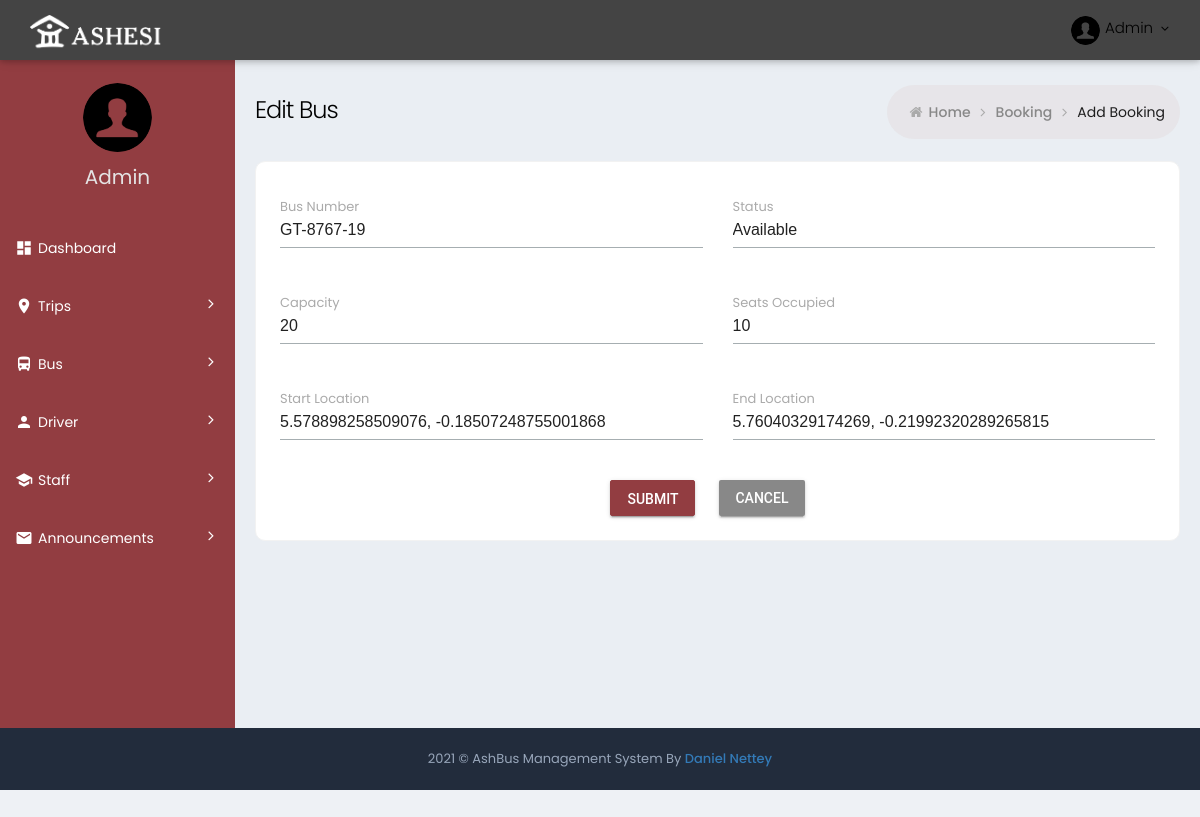
The page /editbus/1/ on the database as committed earlier.
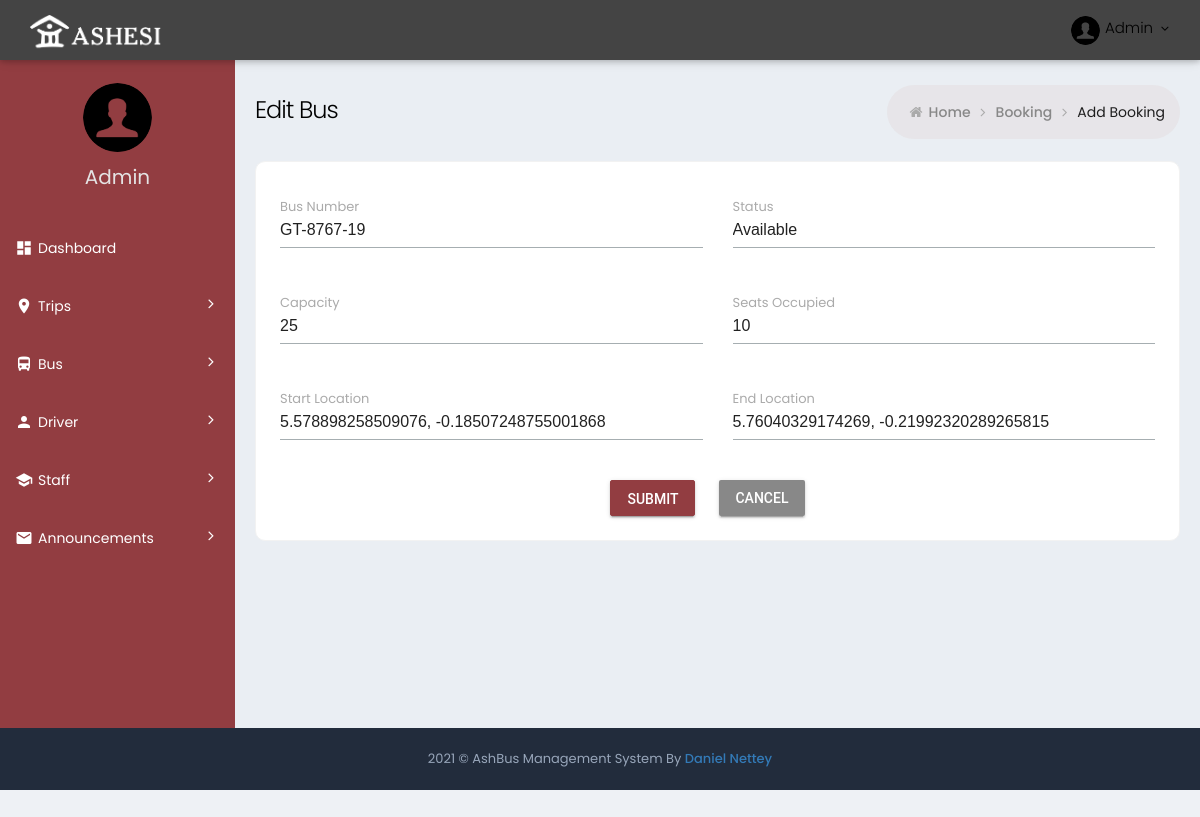
The same page on the database as committed later.
### ashbus/ashbus_web/models.py (models this page shows, shortened)
class Bus(models.Model):
    bus_number = models.CharField(max_length=40)
    status = models.CharField(max_length=20)
    capacity = models.IntegerField()
    seats_occupied = models.IntegerField()
    location = models.CharField(max_length=60)
    address = models.CharField(max_length=80)
    route = models.ForeignKey(Route, on_delete=models.CASCADE)

class Route(models.Model):
    start_address = models.CharField(max_length=60,default = "")
    end_address = models.CharField(max_length=60, default = "Ashesi University")
    start_location = models.CharField(max_length=40)
    end_location = models.CharField(max_length=40)
    route = models.TextField(default="w}qa@fwc@DP@zAHPF@ZBAZ@rGClJAzLEhXCpWGfN?fI?rHC~QCvH?xIGdYEbE?rFCx\\EdSCze@GfNAD?~DAlAG?G@MJEBKBa@AqGEkE@mNE_K?cK?gDDiCXoAXuClAyE~Bg@R]DK@]FE?EBCD?@?@CHEHGLmAjAgAnAwCtDiCnDkChDs@p@cGbEq@Z}@n@HTo@Pq@ZQLyApAo@`@s@VgB\\qA`@aDjA}FlBmA\\uAV_E\\yGh@kAFc@@c@Ci@IaBQ{AUgEc@uI}@eFe@uASyDs@uD}@wGoAuFy@eCKmCYeKcA}MsAkMuAuFs@cKaAgHq@mDm@a@I}Bu@iCeAuB_A_I_EyAi@wA]gAOeAGa@Aa@?eANcCZoAPwCTaCBsOw@_DOcJA_AA_AI_AG_Dk@{Bs@}@c@oEkCwBqAeFmDoDeCaDuBkC_BsAq@sCkAgFmByIeDm@]q@i@}EoGaC_DqA{As@k@m@UmBg@kFmAsIoBkD{@gAQkCYcD[oDWcCY}Bg@eBc@aDiAuBo@iDkAWK{@g@g@_@[c@W{@KyBG_@Om@gAoBUa@kA}A[W_Ag@iAm@yAgA{GyEaCeBaAo@cCeBsA_Ao@[wBu@[IA]Cc@[kD@k@Ha@N_@j@w@V[pAeA`BgAv@Uj@GXBtBb@b@LdDfAbDlA`Cz@jAj@TRFJRz@F^z@V")

### ashbus/ashbus_web/views.py (the view)
# urls.py: path('editbus/<int:bus_id>/', EditBusView, name="edit_bus"),
def EditBusView(request, bus_id):
    bus = Bus.objects.filter(id=bus_id)[0]
    route = Route.objects.filter(id=bus.route.id)[0]
    if request.method == "POST":
        try:
            bus.bus_number = request.POST.get('bus_number')
            bus.status = request.POST.get('status')
            bus.capacity = request.POST.get('capacity')
            bus.seats_occupied = request.POST.get('seats_occupied')
            route.start_location = request.POST.get('start_location')
            route.end_location = request.POST.get('end_location')
            bus.save()
            route.save()
            return render(request, 'edit_bus.html', {"bus":bus})
        except Exception :
            raise Exception
            return render(request,"Something went wrong")
    else:
        return render(request, 'edit_bus.html', {"bus":bus})

### ashbus/ashbus_web/templates/edit_bus.html (shortened to what this page needs)
{% extends 'innerBase.html'  %}
{% block Content %}
<div class="page-content-wrapper">
	<div class="page-content">
		<div class="page-bar">
			<div class="page-title-breadcrumb">
				<div class=" pull-left">
					<div class="page-title">Edit Bus </div>
				</div>
				<ol class="breadcrumb page-breadcrumb pull-right">
					<li><i class="fa fa-home"></i>&nbsp;<a class="parent-item"
							href="{% url 'index' %}">Home</a>&nbsp;<i class="fa fa-angle-right"></i>
					</li>
					<li><a class="parent-item" href="">Booking</a>&nbsp;<i class="fa fa-angle-right"></i>
					</li>
					<li class="active">Add Booking</li>
				</ol>
			</div>
		</div>
		<div class="row">
			<div class="col-sm-12">
				<div class="card-box">
					<form action="{% url 'edit_bus' bus.id %}"  method="POST"  class="">
						<div class="card-body row">
							<div class="col-lg-6 p-t-20">
								<div
									class="mdl-textfield mdl-js-textfield mdl-textfield--floating-label txt-full-width">
									<input class="mdl-textfield__input" type="text" name="bus_number" id="txtFirstName" value="{{ bus.bus_number }}">
									<label class="mdl-textfield__label">Bus Number</label>
								</div>
							</div>
							<div class="col-lg-6 p-t-20">
								<div
									class="mdl-textfield mdl-js-textfield mdl-textfield--floating-label txt-full-width">
									<input class="mdl-textfield__input" type="text" name="status" id="txtLasttName" value="{{ bus.status }}">
									<label class="mdl-textfield__label">Status</label>
								</div>
							</div>
							<div class="col-lg-6 p-t-20">
								<div
									class="mdl-textfield mdl-js-textfield mdl-textfield--floating-label txt-full-width">
									<input class="mdl-textfield__input" type="number" name="capacity" id="txtemail" value="{{ bus.capacity }}">
									<label class="mdl-textfield__label">Capacity</label>
								</div>
							</div>
							<div class="col-lg-6 p-t-20">
								<div
									class="mdl-textfield mdl-js-textfield mdl-textfield--floating-label txt-full-width">
									<input class="mdl-textfield__input" type="number" name="seats_occupied" id="txtemail" value="{{ bus.seats_occupied }}">
									<label class="mdl-textfield__label">Seats Occupied</label>
								</div>
							</div>
							<div class="col-lg-6 p-t-20">
								<div
									class="mdl-textfield mdl-js-textfield mdl-textfield--floating-label txt-full-width">
									<input class="mdl-textfield__input" type="text" name="start_location" id="start_location" value="{{ bus.route.start_location }}">
									<label class="mdl-textfield__label">Start Location</label>
								</div>
							</div>
							<div class="col-lg-6 p-t-20">
								<div
									class="mdl-textfield mdl-js-textfield mdl-textfield--floating-label txt-full-width">
									<input class="mdl-textfield__input" type="text" id="amount" name="end_location" value="{{ bus.route.end_location }}">
									<label class="mdl-textfield__label">End Location</label>
								</div>
							</div>
							<div class="col-lg-12 p-t-20 text-center">
								<button type="submit" value="submit"
									class="mdl-button mdl-js-button mdl-button--raised mdl-js-ripple-effect m-b-10 m-r-20 btn-pink">Submit</button>
								<a href="{% url 'index' %}">
									<button type="button"
									class="mdl-button mdl-js-button mdl-button--raised mdl-js-ripple-effect m-b-10 btn-default">Cancel</button>
								</a>
							</div>
						</div>
					</form>
				</div>
			</div>
		</div>
	</div>
</div>
{% endblock Content %}

Rows that differ between the two databases and show on the page:
changed Bus "GT-8767-19": capacity "20" → "25"
